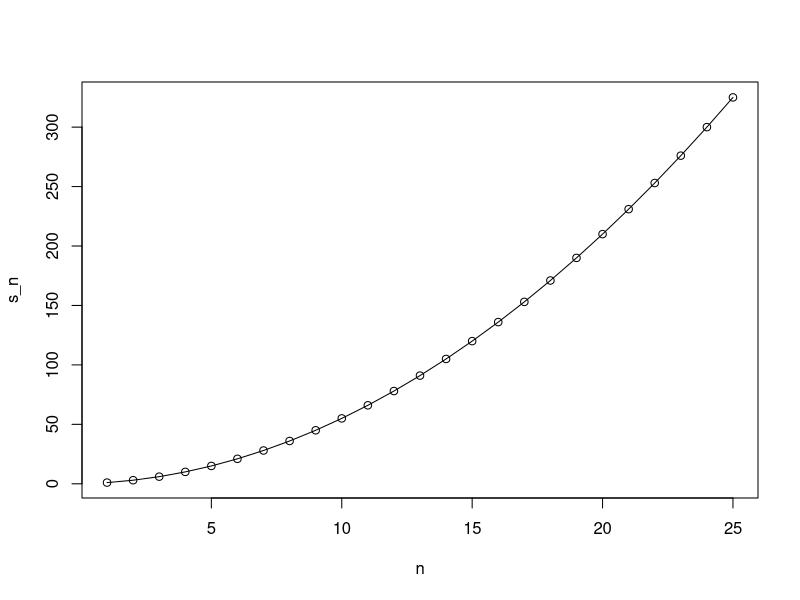
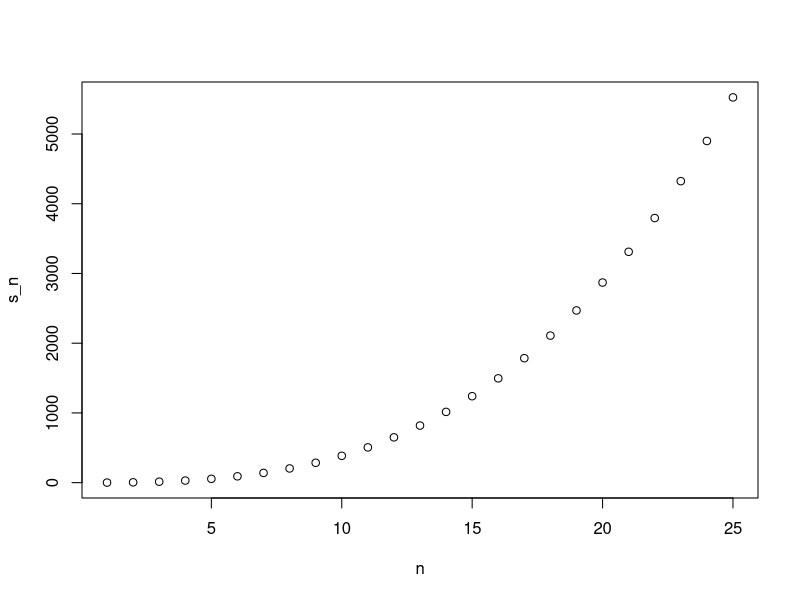

Source code (R) for these figures, in order:
compute_s_n <- function(n){
  x <- 1:n
  sum(x)
}

n <- 3
compute_s_n(n)

compute_s_n(100)

# Loops
# Note that we are performing exactly the same task over and over again,
# except we're changing n.

# General form
# for (i in range of values) {
#   operations that use i, 
#   which is changing across
#   the range of values
# }

for(i in 1:5){  #the sequence
  print(i) #the body
}

# Note that we like to use i in for loops. But it can be any variable. 
# We can use n, we can use a, anything we want.

i
# Also note that at the end of the loop, the value of i is the last value of the range.
# So if I type i after that for loop, I get back 5.

m <- 25
# Create an empty vector
s_n <- vector (length = m)
s_n

for(n in 1:m){
  s_n[n] <- compute_s_n(n)
}

# So inside the loop, I'm calling the function compute_s_n(n).
# n is the value that's changing from 1 through 25.
# And as I evaluate that, I assign it to the vector in the nth entry.
# So we have defined the sum for values ranging from 1 through 25.

n <- 1:m
plot(n, s_n)
lines(n, n*(n+1)/2)
print(s_n)

# Other functions
# apply, sapply, tapply, mapply
# split, cut, quantile, reduce, identical, unique, and many others.

# Q7
# Write a function compute_s_n that with argument n and returns of 1 + 2^2 + ...+ n^2
compute_s_n <- function(n){
  x<- 1:n
  sum(x^2)
}

# Create a vector for storing results
s_n <- vector("numeric", 25)

# write a for-loop to store the results in s_n
n <- 25 # We can skip this step putting for(i in 1:25) below
for(i in 1:n){
  s_n[i] <- compute_s_n(i) 
}
s_n

#  Create the plot 
n <- 1:25 # We create anothe n to make the graphic
plot(n,s_n)

# Check that s_n is identical to the formula given in the instructions.
identical(s_n, n*(n+1)*(2*n+1)/6)
